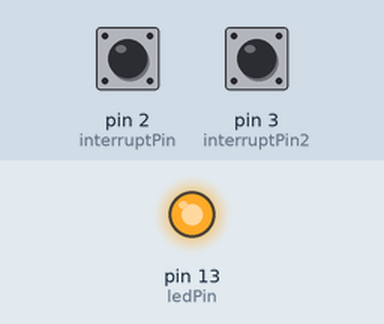
Recording of a sketch running on a simulated Arduino Uno, built with avr-gcc and run on an emulated ATmega328P. Shown: output pins drawn as LEDs (lit = HIGH). The test bench sets the inputs (shaded band); at power-on: pin 2 (interruptPin) HIGH, pin 3 (interruptPin2) HIGH.

Above: at 0.1 s.
Timing chart, 0 to 1.6 s (numbered marks = the images above):
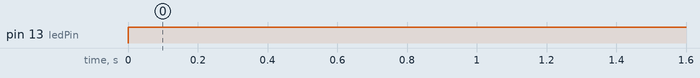

Measured:
- by itself, pin 13 (ledPin): LOW → HIGH at 0.00 s

The sketch:

interrupt_test.ino
```cpp
#include "irqPin.hpp"

const byte ledPin = 13; //just for user interface
const byte interruptPin = 2; //external buttons to trigger ISR
const byte interruptPin2 = 3;

//volatile byte state = 0; //must be volatile, because this global changes in interrupt
//no fck global variables, use classes, not expose variables out of one file/class, as much as possible

irqPin *irqPin1 = new irqPin(interruptPin);
irqPin *irqPin2 = new irqPin(interruptPin2);

//state describes whether it is safe to run main loop
void setup() {
  pinMode(ledPin, OUTPUT);

  homing(); //real homing would take place here
  digitalWrite(ledPin, LOW); //just for user interface
  delay(1000); //just for user interface

  //attachInterrupt(digitalPinToInterrupt(interruptPin), changeState, RISING); //attach different interrupt pins to the same function
  //attachInterrupt(digitalPinToInterrupt(interruptPin2), changeState, RISING);
  //state = 1;
}

void loop() {
  while (true) { //while always
    if(!irqPin1->getState() || !irqPin2->getState())
    {
      digitalWrite(ledPin, HIGH);
    }
    else
    {
      digitalWrite(ledPin, LOW);
    }
  }
}
/*
void changeState() { //change state if either triggers were hit
  state = 0;
}
*/
void homing() {
  while (!irqPin1->getState() && !irqPin1->getState())
  {
    digitalWrite(ledPin, HIGH);
  }
}
```

irqPin.hpp
```cpp
#pragma once //to avoid multiple includes
#include <Arduino.h>
class irqPin
  {
    private:
    bool state;
    void changeState()
    {
      state = !state;
    }
    public:
    irqPin(int pinNum)
    {
      state = digitalRead(pinNum);
      pinMode(pinNum, INPUT_PULLUP);
      //attachInterrupt(digitalPinToInterrupt(pinNum), changeState, RISING); //this will cause problem that getState not static
      attachInterrupt(digitalPinToInterrupt(pinNum), (void *)&changeState, RISING);
    }
    ~irqPin(){}
    bool getState() {return state;}
  };
```
